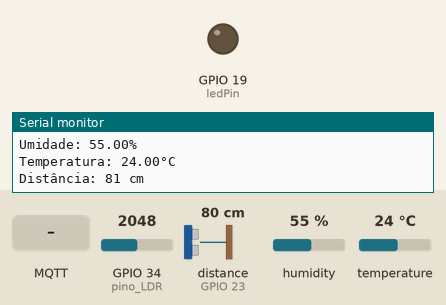
Simulated run of this sketch. Board: ESP32. Parts: output pins drawn as LEDs (lit = HIGH), the last lines printed to the serial monitor. Wiring (inferred from the names in the program): ultrasonic range finder: trigger GPIO 22; echo GPIO 23. Inputs (shaded band) come from the test bench; at power-on: GPIO 34 (pino_LDR) = 2048, distance to the obstacle (sensor on GPIO 23) 80 cm, humidity 55 %, temperature 24 °C. The echo pulse lasts 58.3 µs per cm; WiFi joins after 1.5 s; servers stay silent unless stated; random numbers use the default seed unless the sketch sets one; no MQTT or app messages arrive unless stated; not simulated (calls return 0 or success): env.h; names the files do not define were given values by the test bench: BROKER_PORT = 1883; pins used as bus, display or sensor lines are not drawn.

Above: at 4.8 s.
4.9 s: MQTT message "escuro" arrives on the first subscribed topic
At 6.3 s:
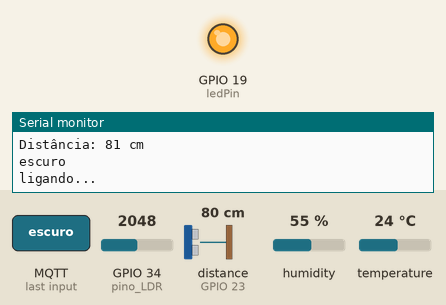
8.2 s: MQTT message "claro" arrives on the first subscribed topic
At 9.3 s:
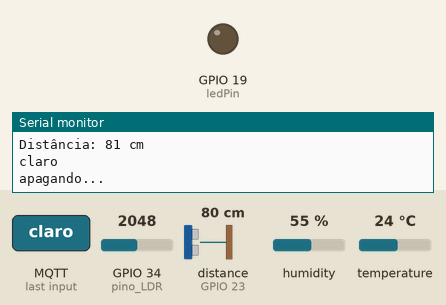
Timing chart, 0 to 11.2 s (numbered marks = the images above; inputs shaded):
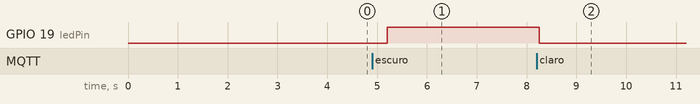

Measured:
- after the input at 4.9 s, GPIO 19 (ledPin): LOW → HIGH after 0.31 s
- after the input at 8.2 s, GPIO 19 (ledPin): HIGH → LOW after 0.06 s

The sketch:

S1.ino
```cpp
#include <WiFi.h>
#include <PubSubClient.h>
#include <WiFiClientSecure.h>
#include "env.h"
#include <DHT.h>

// ESP32Servo.h

#define DHTPIN 4
#define DHTTYPE DHT11

WiFiClientSecure client;          //cria objeto p/ WiFi
PubSubClient mqtt(client);  //cria objeto p/ mqtt usando WiFi

const byte trigg_pin = 22;
const byte echo_pin = 23;
const int ledPin = 19;
const int pino_LDR = 34;

DHT dht(DHTPIN, DHTTYPE);

int distancia = 0;
unsigned long tempo = 0;
float temperatura = 0;
float umidade = 0;


void setup() {
  Serial.begin(115200);    //configura a placa para mostrar na tela
  client.setInsecure();
  WiFi.begin(SSID, PASS);  // tenta conectar na rede
  Serial.println("Conectando no WiFi");
  while (WiFi.status() != WL_CONNECTED) {
    Serial.print(".");
    delay(200);
  }
  Serial.println("\nConectado com sucesso!");

  //Configura a placa para mostra na tela
  mqtt.setServer(BROKER_URL, BROKER_PORT);
  Serial.println("Conectando no Broker");

  String boardID = "S1-";                  //Cria um nome que começa com "s1-"
  boardID += String(random(0xffff), HEX);  //Junta o "s1-" com um número aleatório Hexadecimal

  //Enquanto não estiver conectado mostra "."
  while (!mqtt.connected()) {
    Serial.print(".");
    mqtt.connect(boardID.c_str(), BROKER_USER_NAME, BROKER_USER_PASS);
    Serial.println(mqtt.state());
    delay(2000);
  }
  mqtt.subscribe(TOPIC_LUM);
  mqtt.setCallback(callback);
  Serial.println("\nConectado com sucesso ao broker");

  //DHT
  dht.begin();

  //presença
  pinMode(trigg_pin, OUTPUT);
  pinMode(echo_pin, INPUT);
  pinMode(ledPin, OUTPUT);
}

long lerDistancia() {
  digitalWrite(trigg_pin, LOW);
  delayMicroseconds(2);
  digitalWrite(trigg_pin, HIGH);
  delayMicroseconds(10);
  digitalWrite(trigg_pin, LOW);

  long duracao = pulseIn(echo_pin, HIGH);
  long distancia = duracao * 349.24 / 2 / 10000;

  return distancia;
}

void loop() {
  int luz = map(analogRead(pino_LDR), 0, 4095, 0, 100);
  char* luminosidade = "";
  if(luz > 95){
    luminosidade = "escuro";
  }else{
    luminosidade = "claro";
  }
  mqtt.publish(TOPIC_LUM, luminosidade);

  temperatura = dht.readTemperature();
  mqtt.publish(TOPIC_TEMP, String(temperatura).c_str());

  umidade = dht.readHumidity();
  mqtt.publish(TOPIC_UMID, String(umidade).c_str());

  //DHT
  Serial.print("Umidade: ");
  Serial.print(umidade);
  Serial.println("%");
  Serial.print("Temperatura: ");
  Serial.print(temperatura);
  Serial.println("°C");

  //presença
  long distancia = lerDistancia();

  Serial.print("Distância: ");
  Serial.print(distancia);
  Serial.println(" cm");

  if (distancia < 10) {
    mqtt.publish(TOPIC_PRESENCA,"Detectado");
  }

  mqtt.loop();  // Mantem conexão
  delay(500);
}

// Criação de função abaixo do loop
void callback(char* topic, byte* payload, unsigned long length) {  //Topíco/ Mensagem / Tamanho da mensagem
  String msgRecebida = "";
  for (int i = 0; i < length; i++) {
    msgRecebida += (char)payload[i];
  }
  Serial.println(msgRecebida);

  if (String(topic) == String(TOPIC_LUM)) {
    if (msgRecebida == "escuro") {
      digitalWrite(ledPin, HIGH);
      delay(1000);
      Serial.println("ligando...");
    }

    if (msgRecebida == "claro") {
      digitalWrite(ledPin, LOW);
      delay(1000);
      Serial.println("apagando...");
    }
  }
}
```
